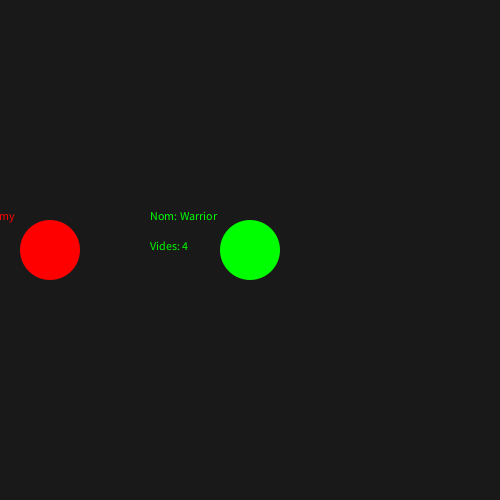
Frame 1 (no input)
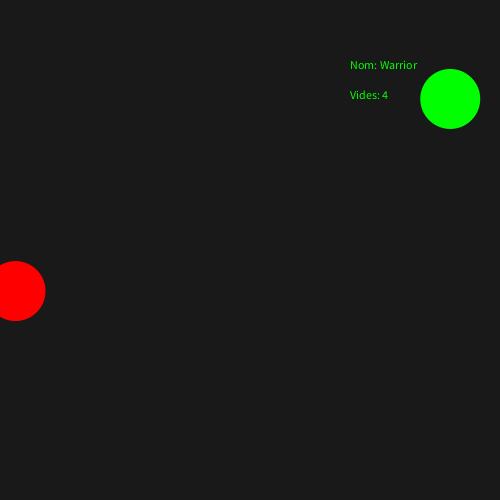
Frame 60 (the mouse pressed at the canvas centre just before this capture)
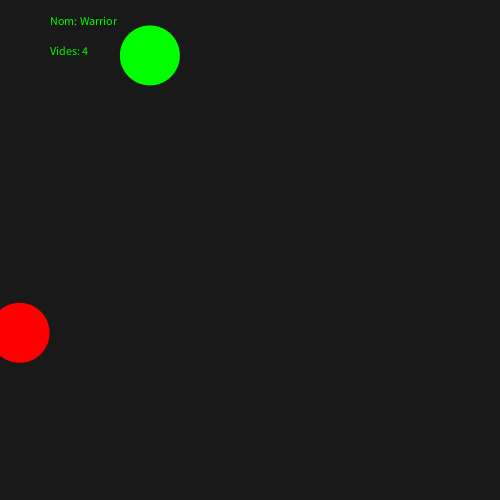
Frame 120 (the mouse held since frame 60 and released just before this capture)

The Processing sketch that drew these frames (run headless with seeded random() and noise(); from frame 60 on, the mouse is pressed at the canvas centre):

// Processing sketch: sketch_200413c
// ── sketch_200413c.pde
//Creem els dos characters de tipos Walker.
Walker warrior;
Walker enemy;

//Declarem una variable per contar el número de vegades que es toquen els dos objectes.
int repeticions = 5;

void setup(){
 
  //Li donem unes mides a la finestra.
  size(500, 500);
  
  //Creem els dos objectes amb una posició inicial amb un color i amb el text del seu nom i vides.
  PVector posicioInicial = new PVector (width/2, height/2);
  warrior = new Walker (posicioInicial, 100, color(0,255,0),"Warrior","Vides: ",5); 
  
  PVector posicioInicial2 = new PVector (width/2-200, height/2);
  enemy = new Walker (posicioInicial2, 100, color(255,0,0),"Enemy", "Vides: ", 3); 
  
}

void draw(){
  
  //Li donem un fons a la finestra.
  background(25);
  
  //Cridem al mètode step per als dos objectes.
  warrior.step();
  enemy.step();

 
 //Si l'enemy col·lisiona amb el warrior i les repeticions es igual a 5.
 //Farem que el Warrior perdi una vida.
 if(enemy.Collision(warrior) && repeticions == 5){
    PVector posicioInicial = new PVector (width/2, height/2);
    warrior = new Walker (posicioInicial, 100, color(0,255,0),"Warrior", "vides: ",4); 
    
    PVector posicioInicial2 = new PVector (width/2-200, height/2);
    enemy = new Walker (posicioInicial2, 100, color(255,0,0),"Enemy", "vides: ", 3);
    
    repeticions--;
    println("1");
  }
  
  //Si l'enemy col·lisiona amb el warrior i les repeticions es igual a 4.
  //Farem que el Warrior perdi una vida.
  else  if(enemy.Collision(warrior) && repeticions == 4){
    PVector posicioInicial = new PVector (width/2, height/2);
    warrior = new Walker (posicioInicial, 100, color(0,255,0),"Warrior", "vides: ",3); 
    
    PVector posicioInicial2 = new PVector (width/2-200, height/2);
    enemy = new Walker (posicioInicial2, 100, color(255,0,0),"Enemy", "vides: ", 3);
    
    repeticions--;
    println("2");
  }
  
  //Si l'enemy col·lisiona amb el warrior i les repeticions es igual a 3.
  //Farem que el Warrior perdi una vida.
  else if(enemy.Collision(warrior) && repeticions == 3){
    PVector posicioInicial = new PVector (width/2, height/2);
    warrior = new Walker (posicioInicial, 100, color(0,255,0),"Warrior", "vides: ",2); 
    
    PVector posicioInicial2 = new PVector (width/2-200, height/2);
    enemy = new Walker (posicioInicial2, 100, color(255,0,0),"Enemy", "vides: ", 3);
    
    repeticions--;
    println("3");
  }
  
  //Si l'enemy col·lisiona amb el warrior i les repeticions es igual a 2.
  //Farem que el Warrior perdi una vida.
  else if(enemy.Collision(warrior) && repeticions == 2){
    PVector posicioInicial = new PVector (width/2, height/2);
    warrior = new Walker (posicioInicial, 100, color(0,255,0),"Warrior", "vides: ",1); 
    
    PVector posicioInicial2 = new PVector (width/2-200, height/2);
    enemy = new Walker (posicioInicial2, 100, color(255,0,0),"Enemy", "vides: ", 3);
    
    repeticions--;
    println("4");
  }

  //Si l'enemy col·lisiona amb el warrior i les repeticions es igual a 1.
  //Farem que el Warrior es quedi a 0 vides i desaparegui.
  else if(enemy.Collision(warrior) && repeticions == 1){
    PVector posicioInicial = new PVector (width/2-200, height/2);
    warrior = new Walker (posicioInicial, 100, color(138,221,45,0),"Loser", "vides: ",0); 
    
    PVector posicioInicial2 = new PVector (width/2-200, height/2);
    enemy = new Walker (posicioInicial2, 100, color(255,0,0),"Winner", "vides: ", 3);
    
    repeticions--;
    println("5");
  }
  
  //Cridem al mètode render per als dos objectes.
  warrior.render();
  enemy.render();   
}

// ── Walker.pde
class Walker{
  
  //Creem totes les variables que necessitem.
  PVector pos, vel;
  int radi = 30;
  color color2;
  int vides = 5;
  String text, nom;
  
  //Al mètode Walker es on guardarem tots els elements necessaris per als objectes.
  //És on li donarem una posició, unes mides, el color i tots els textos necessaris.
  Walker(PVector P_pos, int P_radi,color P_tono,String P_nom,  String txt, int avides){
  pos = P_pos;
  radi = P_radi;
  vel = new PVector (random(-7, 7), random(-7,7));
  color2  = P_tono;
  text = txt;
  vides = avides;
  nom = P_nom;
  

  }
 
 //Al mètode render és on crearem els cercles i li donem la posició als textos.
 void render(){   
   noStroke();
   fill(color2);
   ellipseMode (RADIUS);
   ellipse (pos.x, pos.y, 30, 30);
   text("Vides: " + vides, pos.x-100,pos.y);
   text("Nom: " + nom, pos.x-100,pos.y-30); 
 }
 
 //Al step és on fem que els objectes es moguin amb una posició i una velocitat.
 void step(){
 pos.add(vel);
 
 if(pos.x < 0 || pos.x > width) {
   pos.x -= vel.x;
   vel.x *= -1;
  }
   
   if(pos.y < 0 || pos.y > width){
   pos.y -= vel.y;
   vel.y *= -1;
  } 
}
  
 //Mètode on calcularem les col·lisions entre els dos objectes.
 boolean Collision(Walker otro){
 
 float sumaRadis = radi + otro.radi;
 float dist = dist(pos.x, pos.y, otro.pos.x, otro.pos.y);
 
 if(dist > sumaRadis){
 return false;
 }else{ 
 return true;
   }   
 }
}
